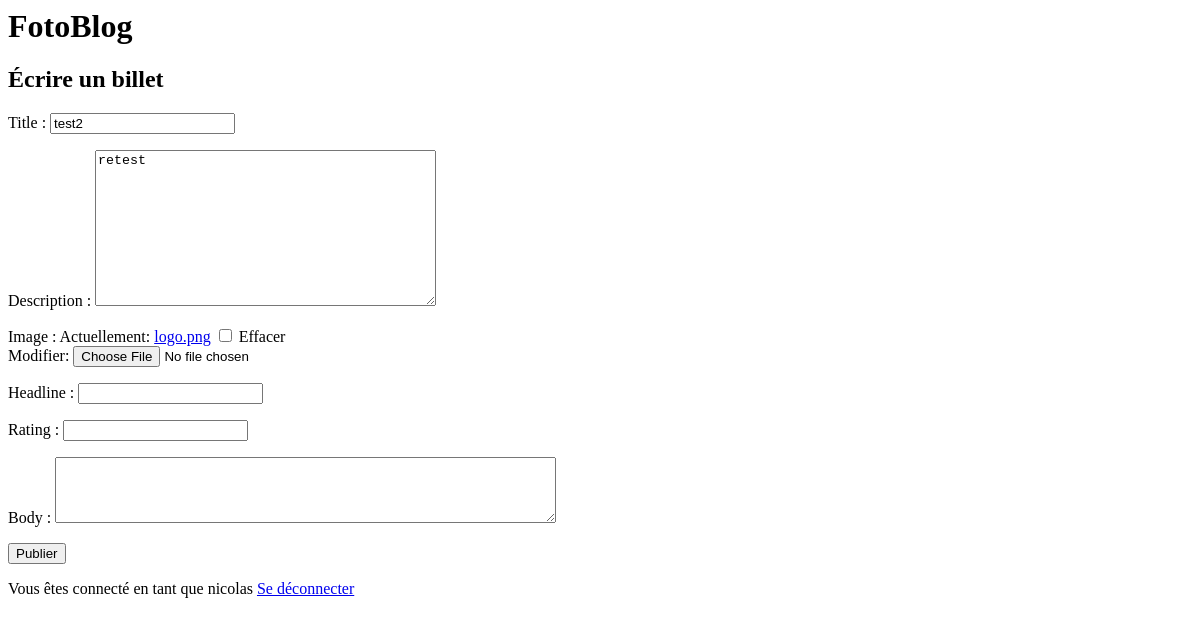
/response/2/ (signed in), run on an earlier commit of the app's database.
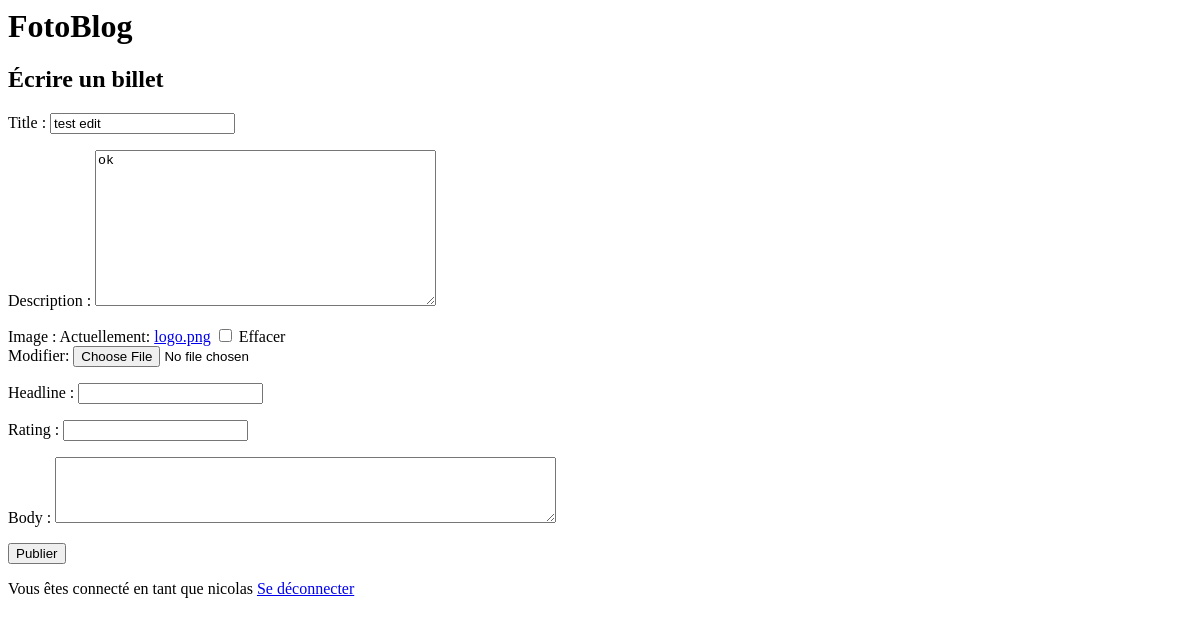
And on a later commit of the database.
### appli/models.py (models this page shows)
class Ticket(models.Model):
    title = models.CharField(max_length=128)
    description = models.TextField(max_length=2048)
    user = models.ForeignKey(
        to=settings.AUTH_USER_MODEL, on_delete=models.CASCADE)
    image = models.ImageField(null=True, blank=True)
    time_created = models.DateTimeField(auto_now_add=True)

### authentication/models.py (models this page shows)
class User(AbstractUser):
    profile_photo = models.ImageField(verbose_name='Photo de profil')

### appli/views.py (the view, shortened to what this page needs)
# urls.py: path('response/<int:ticket_id>/', appli.views.create_response, name='response'),
@login_required
def create_response(request, ticket_id):
    ticket = get_object_or_404(models.Ticket, id=ticket_id)
    ticket_form = forms.TicketForm(instance=ticket)
    critic_form = forms.CriticForm()
    context = {
        'ticket_form': ticket_form,
        'critic_form': critic_form,
    }
    return render(request, 'appli/create_response.html', context=context)

### appli/forms.py
class TicketForm(forms.ModelForm):
    class Meta:
        model = models.Ticket
        fields = ['title', 'description', 'image']

class CriticForm(forms.ModelForm):
    class Meta:
        model = models.Review
        fields = ['headline', 'rating', 'body']
        widgets = {
            'body': forms.Textarea(attrs={'rows': 4, 'cols': 60}),
        }

### appli/templates/appli/create_response.html (shortened to what this page needs)
{% extends 'base.html' %}
{% block content %}
    <h2>Écrire un billet</h2>
    <form method="post" enctype="multipart/form-data">
        {{ ticket_form.as_p }}
        {{ critic_form.as_p }}
        <button type="submit" >Publier</button>
    </form>
{% endblock content %}

### templates/base.html (shortened to what this page needs)
<html>
    <head>
    </head>
    <body>
        <h1>FotoBlog</h1>
        {% block content %}{% endblock content %}
        {% if user.is_authenticated %}
            <p>Vous êtes connecté en tant que {{ request.user }} <a href="{% url 'logout' %}">Se déconnecter</a></p>
        {% endif %}
    </body>
</html>

What changed in the data, as far as the page shows it:
changed Ticket: title "test2" → "test edit"; description "retest" → "ok"
